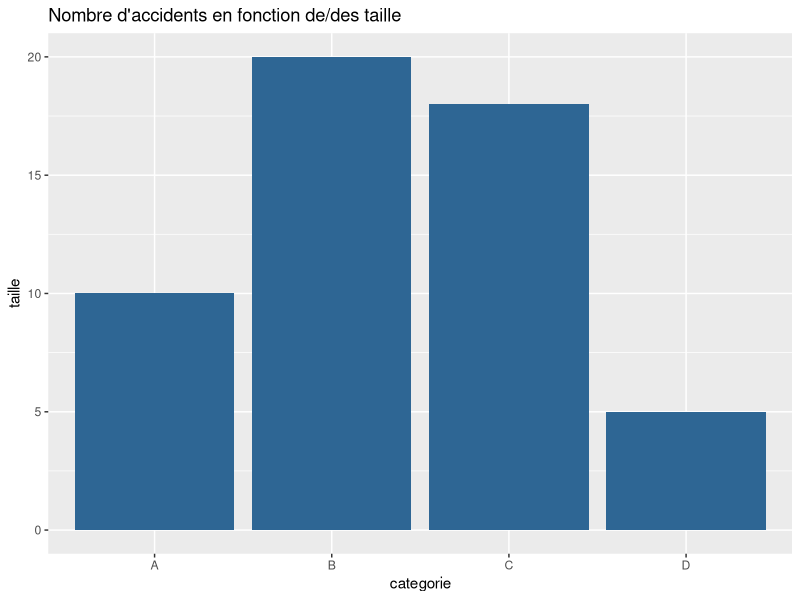

R code for this plot:
library(ggplot2)

#Nombre d’accidents en fonction des conditions atmosphériques
#Nombre d’accidents en fonction de la description de la surface
#Nombre d’accidents selon la gravite

graphique_bar <- function(var1, var2) {
    deux_colonnes <- dataframe1[, c(var1, var2)]
    bar_plot <- ggplot(deux_colonnes, aes(x = dataframe1[[var1]], y = dataframe1[[var2]])) + # nolint: line_length_linter.
    geom_bar(stat = "identity", fill = "#2e6694") +
    labs(x = var1, y = var2, title = paste("Nombre d'accidents en fonction de/des", var2)) # nolint: line_length_linter.
    print(bar_plot)
}

graphique_camenbert <- function(var1, var2) {
    pie()
}

#Nombre d’accidents par ville
graphique_bar_empilees <- function(var1, var2) {
    ggplot()
}

#Nombre d’accidents par tranches d’heure
graphique_nuage_points <- function(var1, var2) {
    plot()
}

#Quantité d’accidents en fonction des tranches d’âges
#Moyenne mensuelle des accidents

histograme <- function(var1, var2) {
    hist()
}


categorie <- c("A", "B", "C", "D", "C")
valeur1 <- c(10, 20, 15, 5, 3)
valeur2 <- c(5, 15, 10, 20)

dataframe1 <- data.frame(categorie = categorie, taille = valeur1)

graphique_bar("categorie", "taille")